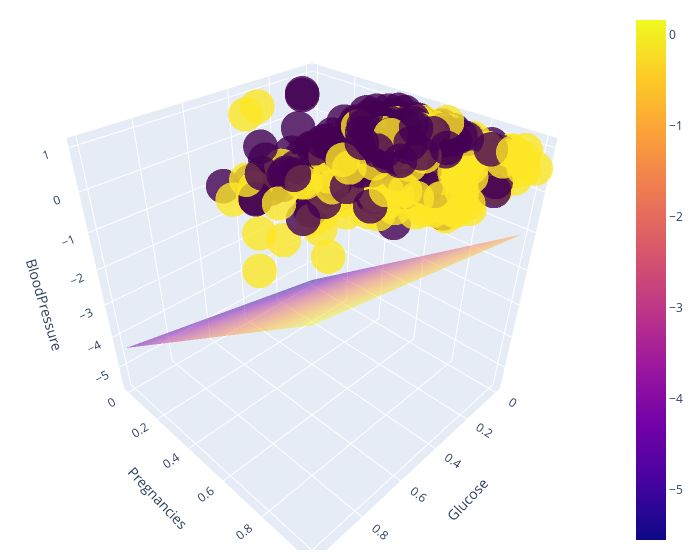

The notebook cell saved with this chart:
### Code cell
fig = go.Figure(data=[go.Scatter3d(
    x=X_trainDiabetes.iloc[:,0],
    y=X_trainDiabetes.iloc[:,1],
    z=X_trainDiabetes.iloc[:,2],
    mode='markers',
    marker=dict(
        size=12,
        color=y_trainDiabetes,   
        colorscale='Viridis',   
        opacity=0.8
    )
)])

fig.update_layout(scene = dict(
                    xaxis_title='Glucose',
                    yaxis_title='Pregnancies',
                    zaxis_title='BloodPressure'),
                    width=700,
                    margin=dict(r=20, b=10, l=10, t=10))

#hiperplano

x1 = np.linspace(0, 1, 10)
x2 = np.linspace(0, 1, 10)
x1, x2 = np.meshgrid(x1, x2)

#x1*coef0 + x2*coef1 + x3*coef2 + intercept = 0
# x3*coef2 = -x1*coef0 -x2*coef1 - intercept / coef2


x3 = (-clf.coef_[0][0]*x1 - clf.coef_[0][1]*x2 - clf.intercept_)/clf.coef_[0][2]

fig.add_trace(go.Surface(x=x1, y=x2, z=x3, opacity=0.5))


fig.show()
